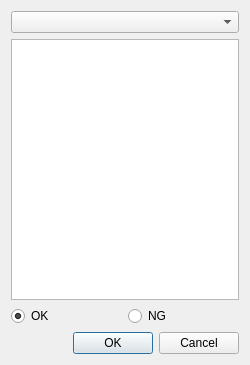
<?xml version="1.0" encoding="UTF-8"?>
<ui version="4.0">
 <class>ConditionDialog</class>
 <widget class="QDialog" name="ConditionDialog">
  <property name="geometry">
   <rect>
    <x>0</x>
    <y>0</y>
    <width>250</width>
    <height>365</height>
   </rect>
  </property>
  <property name="windowTitle">
   <string>ConditionDialog</string>
  </property>
  <layout class="QGridLayout" name="gridLayout">
   <item row="0" column="0" colspan="2">
    <widget class="QComboBox" name="comboBox"/>
   </item>
   <item row="1" column="0" colspan="2">
    <widget class="QListView" name="listView">
     <property name="selectionMode">
      <enum>QAbstractItemView::MultiSelection</enum>
     </property>
    </widget>
   </item>
   <item row="2" column="0">
    <widget class="QRadioButton" name="radioButtonOK">
     <property name="text">
      <string>OK</string>
     </property>
     <property name="checked">
      <bool>true</bool>
     </property>
    </widget>
   </item>
   <item row="2" column="1">
    <widget class="QRadioButton" name="radioButtonNG">
     <property name="text">
      <string>NG</string>
     </property>
    </widget>
   </item>
   <item row="3" column="0" colspan="2">
    <widget class="QDialogButtonBox" name="buttonBox">
     <property name="orientation">
      <enum>Qt::Horizontal</enum>
     </property>
     <property name="standardButtons">
      <set>QDialogButtonBox::Cancel|QDialogButtonBox::Ok</set>
     </property>
    </widget>
   </item>
  </layout>
 </widget>
 <resources/>
 <connections>
  <connection>
   <sender>buttonBox</sender>
   <signal>accepted()</signal>
   <receiver>ConditionDialog</receiver>
   <slot>accept()</slot>
   <hints>
    <hint type="sourcelabel">
     <x>248</x>
     <y>254</y>
    </hint>
    <hint type="destinationlabel">
     <x>157</x>
     <y>274</y>
    </hint>
   </hints>
  </connection>
  <connection>
   <sender>buttonBox</sender>
   <signal>rejected()</signal>
   <receiver>ConditionDialog</receiver>
   <slot>reject()</slot>
   <hints>
    <hint type="sourcelabel">
     <x>316</x>
     <y>260</y>
    </hint>
    <hint type="destinationlabel">
     <x>286</x>
     <y>274</y>
    </hint>
   </hints>
  </connection>
 </connections>
</ui>
